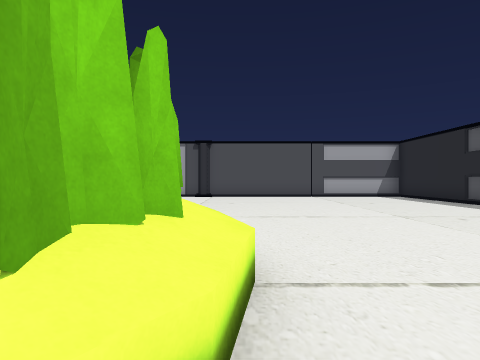
[1] (above)

16 first-person views from a walk through a 3-D level made in the Unity game engine. The camera is 1.5 m above the floor, looks level and sees 70° across. The floor is counted in squares, 2 m on a side. Each view is taken from the middle of a square. On the plan, view 1 faces up. The plan holds only what a view shows up to about 11 squares ahead; the rest is blank. The place goes on beyond the plan. The player character is not drawn. Some animated figures are not drawn. Some surface patterns are stand-ins.

[2]
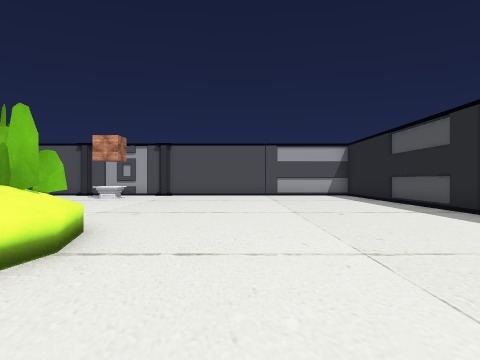

[3]
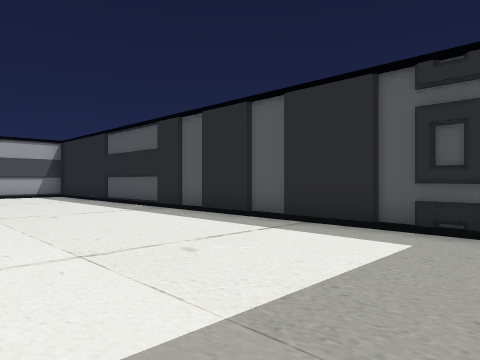

[4]
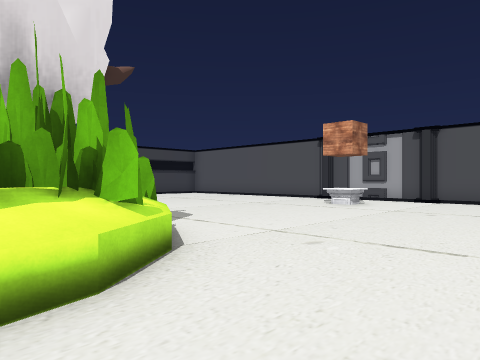

[5]
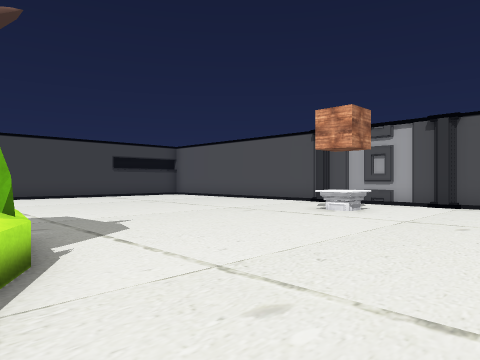

[6]
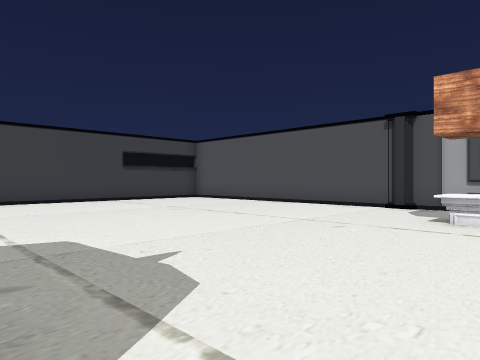

[7]
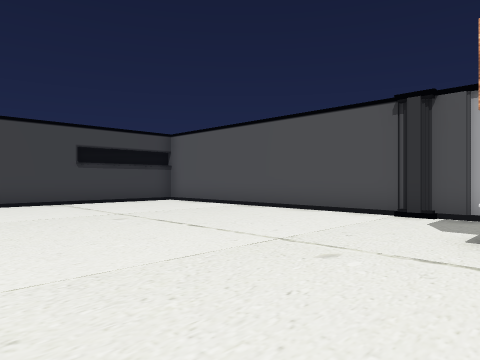

[8]
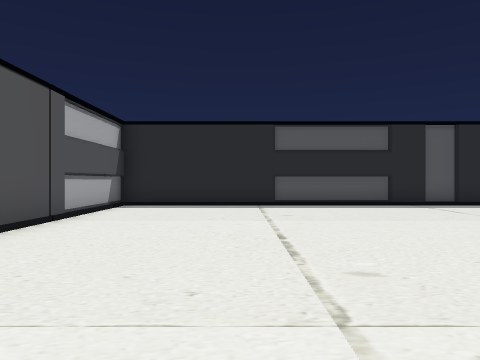

[9]
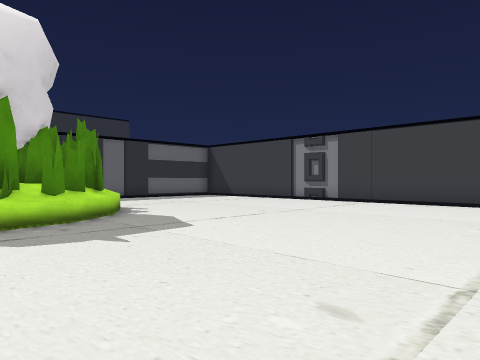

[10]
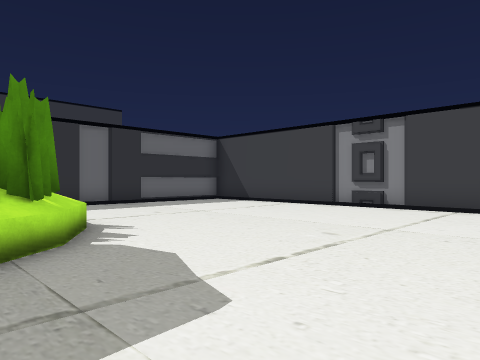

[11]
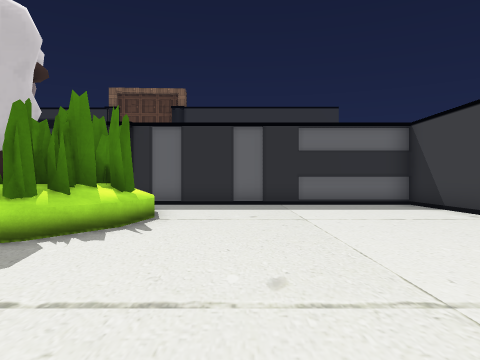

[12]
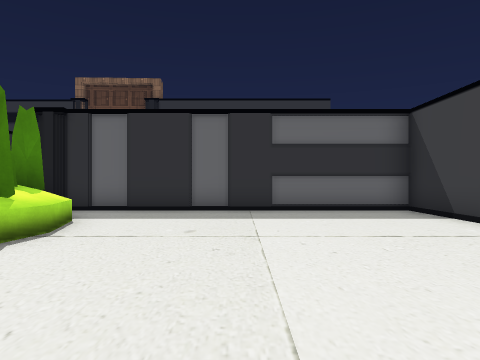

[13]
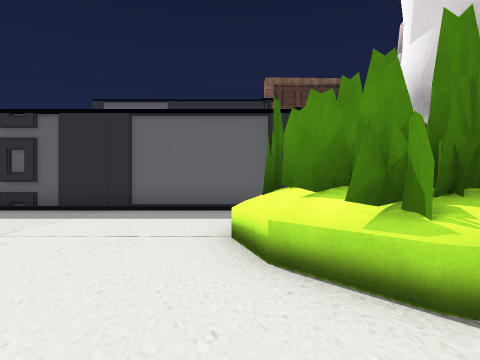

[14]
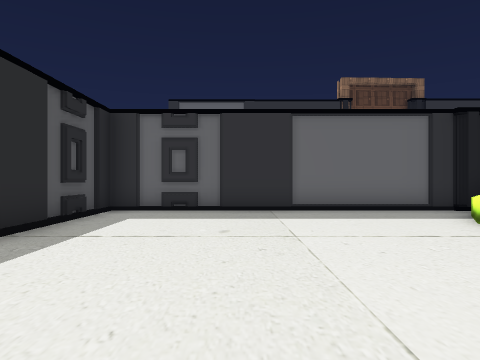

[15]
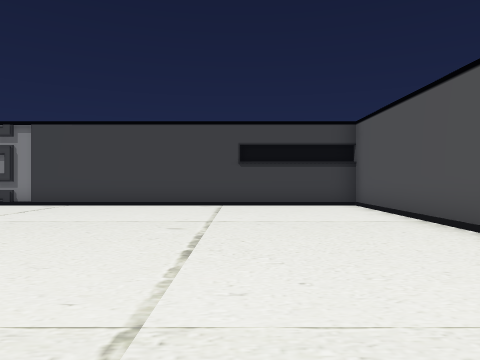

[16]
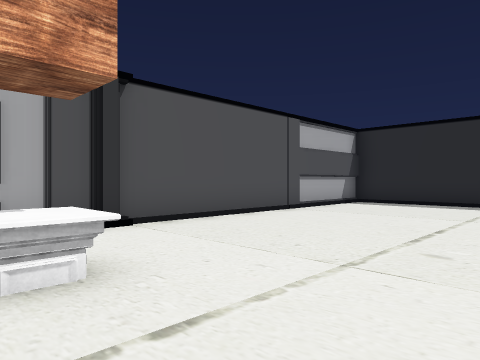

### Floor plan
Key: @ floor where view 1 was taken; # wall or solid block; x gap in a wall; . floor; / step, stairs or slope; ^ raised ledge; P pedestal.
Columns run from 15 left of view 1 to 8 right of it. Each row starts with its distance up from view 1.
 16 ########################
 15 #/..................../#
 14 #/..................../#
 13 #/..........P........./#
 12 #/..................../#
 11 #/..................../#
 10 #/..................../#
  9 #/..................../#
  8 #/..................../#
  7 #/..................../#
  6 #/.........^^........./#
  5 #/.......^#^ #^......./#
  4 #/.......^^  ^#......./#
  3 #/......^^^   ^^....../#
  2 #/......^#    ^^....../#
  1 #/......^^    ^^....../#
  0 #/.......^    ^@....../#
 -1 #/.......x^  ^x......./#
 -2 ##########   ###########

Positions as (right, up) in squares from view 1, and headings:
1: (0, 0), facing up
2: (2, -1), facing up
3: (2, -1), facing up-right
4: (2, 3), facing up-left
5: (1, 5), facing up-left
6: (-2, 6), facing up-left
7: (-3, 8), facing up-left
8: (-3, 12), facing right
9: (-3, 12), facing down-left
10: (-5, 9), facing down-left
11: (-9, 9), facing down
12: (-10, 7), facing down
13: (0, 7), facing down
14: (4, 7), facing down
15: (-4, 12), facing left
16: (-4, 10), facing up-right
